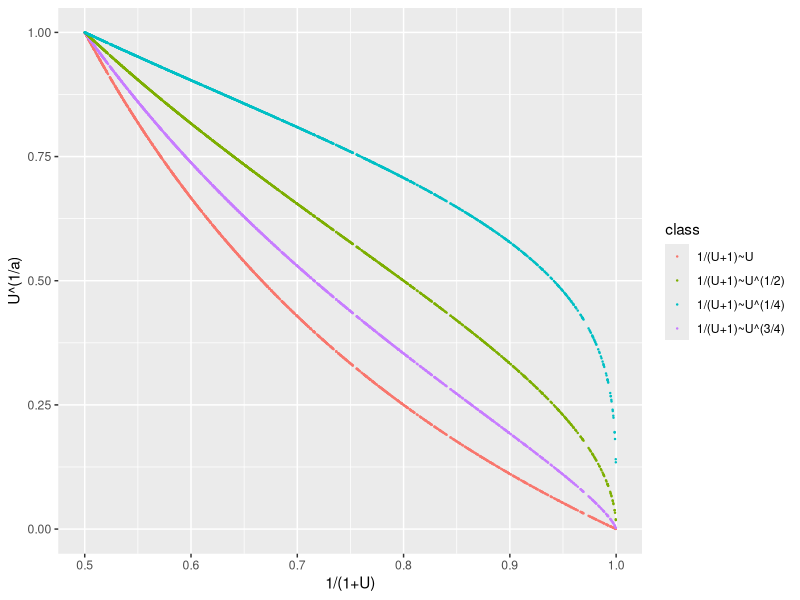

Write the R code that produced this figure.
###2
n <- 100000
#(a) 
###i X~exp(1)

X <- rexp(n,1)
h_X <- (X^2 +5)*X
I1 <- mean(h_X)
I1
var1 <- var(h_X)/n
var1

###ii X~Gamma(2,1)
X <- rgamma(n,2,1)
h_X <- (X^2 +5)
I2 <- mean(h_X)
I2
var2 <- var(h_X)/n
var2

#(b) X~N(0,1/2), Y~U(0,1), X&Y independent
X <- rnorm(n,0,sqrt(1/2))
Y <- runif(n)
h_XY <- sqrt(pi)*cos(X*Y)
I <- mean(h_XY)
I

#(c)
X <- rexp(n,1)
h_X <- (3/4)*(X^4)*exp( X - (X^3)/4 )
I <- mean(h_X)
I
var1 <- var(h_X)/n
var1


###3
###################
# f(x) = 1/sqrt(2*pi) exp(-x^2/2) h(x)=I(1<x<2)
###################
N <- 100000
e <- 0.1
X <- rnorm(N,1.5,e)
H <- (X>1 & X<2)
W <- (e)*exp( -X^2/2 + (X-3/2)^2/(2*e^2) )
I <- mean(H*W)
I
var1 <- var(H*W)/N
var1



###4
#(a)
U <- runif(1500)
I_mc <- mean( 1/(1+U) )
I_mc
var1 <- var(1/(1+U))/1500
var1

#(b)
theta_mc <- mean(1+U)
theta <- 3/2
Y <- 1/(1+U)
X <- 1+U
b <- as.numeric( coef(lm(Y~X))[2] )
I_cv <- I_mc - b*(theta_mc - theta)
I_cv

var2 <- var1 * (1-cor(X,Y)^2)
var2


#(c)
library(ggplot2)
y1 <- U
y2 <- U^(3/4)
y3 <- sqrt(U)
y4 <- U^(1/4)
Y <- c(y1,y2,y3,y4)
x <- 1/(1+U)
X <- rep(x, 4)
class <- rep(c("1/(U+1)~U","1/(U+1)~U^(3/4)","1/(U+1)~U^(1/2)","1/(U+1)~U^(1/4)"), each=1500)
d <- data.frame(X = X, Y = Y, class = as.factor(class) )

ggplot(data = d) + 
  geom_point(aes(x = X, y = Y, colour = class),  size = 0.2) +
  ylab("U^(1/a)") +
  xlab("1/(1+U)")

cor(y1,x)
cor(y2,x)
cor(y3,x)
cor(y4,x)

##### Find that sqrt(U) has the greatest correlation with 1/(1+U).
 

theta_mc1 <- mean( sqrt(U) )
theta1 <- 2/3
Y <- 1/(1+U)
X <- sqrt(U)
b <- as.numeric( coef(lm(Y~X))[2] )
I_cv1 <- I_mc - b*(theta_mc1 - theta1)
I_cv1

var3 <- var1 * (1-cor(X,Y)^2)
var3


